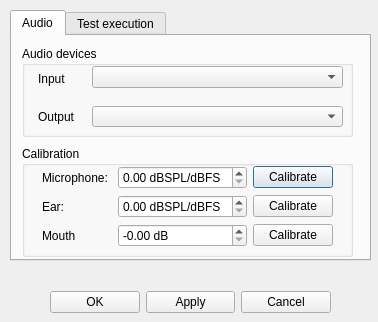
<?xml version="1.0" encoding="UTF-8"?>
<ui version="4.0">
 <class>Settings</class>
 <widget class="QDialog" name="Settings">
  <property name="geometry">
   <rect>
    <x>0</x>
    <y>0</y>
    <width>378</width>
    <height>322</height>
   </rect>
  </property>
  <property name="windowTitle">
   <string>Dialog</string>
  </property>
  <widget class="QTabWidget" name="tabWidget">
   <property name="geometry">
    <rect>
     <x>10</x>
     <y>10</y>
     <width>361</width>
     <height>251</height>
    </rect>
   </property>
   <property name="currentIndex">
    <number>0</number>
   </property>
   <widget class="QWidget" name="tab">
    <attribute name="title">
     <string>Audio</string>
    </attribute>
    <widget class="QGroupBox" name="groupBox">
     <property name="geometry">
      <rect>
       <x>10</x>
       <y>10</y>
       <width>331</width>
       <height>91</height>
      </rect>
     </property>
     <property name="title">
      <string>Audio devices</string>
     </property>
     <widget class="QLabel" name="label">
      <property name="geometry">
       <rect>
        <x>16</x>
        <y>22</y>
        <width>61</width>
        <height>21</height>
       </rect>
      </property>
      <property name="text">
       <string>Input</string>
      </property>
     </widget>
     <widget class="QLabel" name="label_2">
      <property name="geometry">
       <rect>
        <x>16</x>
        <y>60</y>
        <width>61</width>
        <height>21</height>
       </rect>
      </property>
      <property name="text">
       <string>Output</string>
      </property>
     </widget>
     <widget class="QComboBox" name="comboBox">
      <property name="geometry">
       <rect>
        <x>70</x>
        <y>20</y>
        <width>251</width>
        <height>22</height>
       </rect>
      </property>
     </widget>
     <widget class="QComboBox" name="comboBox_2">
      <property name="geometry">
       <rect>
        <x>70</x>
        <y>60</y>
        <width>251</width>
        <height>21</height>
       </rect>
      </property>
     </widget>
    </widget>
    <widget class="QGroupBox" name="groupBox_2">
     <property name="geometry">
      <rect>
       <x>10</x>
       <y>110</y>
       <width>331</width>
       <height>111</height>
      </rect>
     </property>
     <property name="title">
      <string>Calibration</string>
     </property>
     <widget class="QWidget" name="layoutWidget">
      <property name="geometry">
       <rect>
        <x>20</x>
        <y>20</y>
        <width>291</width>
        <height>83</height>
       </rect>
      </property>
      <layout class="QGridLayout" name="gridLayout">
       <item row="1" column="0">
        <widget class="QLabel" name="label_4">
         <property name="text">
          <string>Ear: </string>
         </property>
        </widget>
       </item>
       <item row="2" column="0">
        <widget class="QLabel" name="label_5">
         <property name="text">
          <string>Mouth</string>
         </property>
        </widget>
       </item>
       <item row="0" column="2">
        <widget class="QPushButton" name="mic_button">
         <property name="text">
          <string>Calibrate</string>
         </property>
        </widget>
       </item>
       <item row="1" column="2">
        <widget class="QPushButton" name="ear_button">
         <property name="text">
          <string>Calibrate</string>
         </property>
        </widget>
       </item>
       <item row="0" column="0">
        <widget class="QLabel" name="label_3">
         <property name="text">
          <string>Microphone: </string>
         </property>
        </widget>
       </item>
       <item row="2" column="2">
        <widget class="QPushButton" name="mouth_button">
         <property name="text">
          <string>Calibrate</string>
         </property>
        </widget>
       </item>
       <item row="0" column="1">
        <widget class="QDoubleSpinBox" name="doubleSpinBox">
         <property name="suffix">
          <string> dBSPL/dBFS</string>
         </property>
         <property name="maximum">
          <double>1000.000000000000000</double>
         </property>
         <property name="value">
          <double>0.000000000000000</double>
         </property>
        </widget>
       </item>
       <item row="1" column="1">
        <widget class="QDoubleSpinBox" name="doubleSpinBox_2">
         <property name="suffix">
          <string> dBSPL/dBFS</string>
         </property>
         <property name="maximum">
          <double>1000.000000000000000</double>
         </property>
         <property name="singleStep">
          <double>1.000000000000000</double>
         </property>
         <property name="stepType">
          <enum>QAbstractSpinBox::AdaptiveDecimalStepType</enum>
         </property>
        </widget>
       </item>
       <item row="2" column="1">
        <widget class="QDoubleSpinBox" name="doubleSpinBox_3">
         <property name="prefix">
          <string>-</string>
         </property>
         <property name="suffix">
          <string> dB</string>
         </property>
         <property name="maximum">
          <double>1000.000000000000000</double>
         </property>
        </widget>
       </item>
      </layout>
     </widget>
    </widget>
   </widget>
   <widget class="QWidget" name="tab_2">
    <attribute name="title">
     <string>Test execution</string>
    </attribute>
    <widget class="QGroupBox" name="groupBox_3">
     <property name="geometry">
      <rect>
       <x>10</x>
       <y>10</y>
       <width>151</width>
       <height>71</height>
      </rect>
     </property>
     <property name="title">
      <string>Microphone activation</string>
     </property>
     <widget class="QGroupBox" name="groupBox_4">
      <property name="geometry">
       <rect>
        <x>0</x>
        <y>0</y>
        <width>151</width>
        <height>71</height>
       </rect>
      </property>
      <property name="title">
       <string>Microphone activation</string>
      </property>
      <widget class="QWidget" name="layoutWidget">
       <property name="geometry">
        <rect>
         <x>20</x>
         <y>20</y>
         <width>101</width>
         <height>42</height>
        </rect>
       </property>
       <layout class="QVBoxLayout" name="verticalLayout_2">
        <item>
         <widget class="QRadioButton" name="radioButton_3">
          <property name="text">
           <string>Wake word</string>
          </property>
          <property name="checked">
           <bool>true</bool>
          </property>
         </widget>
        </item>
        <item>
         <widget class="QRadioButton" name="radioButton_4">
          <property name="text">
           <string>Manual</string>
          </property>
         </widget>
        </item>
       </layout>
      </widget>
      <widget class="QGroupBox" name="groupBox_5">
       <property name="geometry">
        <rect>
         <x>140</x>
         <y>70</y>
         <width>151</width>
         <height>71</height>
        </rect>
       </property>
       <property name="title">
        <string>Microphone activation</string>
       </property>
       <widget class="QWidget" name="layoutWidget_2">
        <property name="geometry">
         <rect>
          <x>20</x>
          <y>20</y>
          <width>101</width>
          <height>42</height>
         </rect>
        </property>
        <layout class="QVBoxLayout" name="verticalLayout_3">
         <item>
          <widget class="QRadioButton" name="radioButton_5">
           <property name="text">
            <string>Wake word</string>
           </property>
           <property name="checked">
            <bool>true</bool>
           </property>
          </widget>
         </item>
         <item>
          <widget class="QRadioButton" name="radioButton_6">
           <property name="text">
            <string>Manual</string>
           </property>
          </widget>
         </item>
        </layout>
       </widget>
      </widget>
     </widget>
     <widget class="QWidget" name="layoutWidget">
      <property name="geometry">
       <rect>
        <x>20</x>
        <y>20</y>
        <width>101</width>
        <height>42</height>
       </rect>
      </property>
      <layout class="QVBoxLayout" name="verticalLayout">
       <item>
        <widget class="QRadioButton" name="radioButton">
         <property name="text">
          <string>Wake word</string>
         </property>
         <property name="checked">
          <bool>true</bool>
         </property>
        </widget>
       </item>
       <item>
        <widget class="QRadioButton" name="radioButton_2">
         <property name="text">
          <string>Manual</string>
         </property>
        </widget>
       </item>
      </layout>
     </widget>
    </widget>
    <widget class="QGroupBox" name="groupBox_6">
     <property name="geometry">
      <rect>
       <x>190</x>
       <y>10</y>
       <width>151</width>
       <height>71</height>
      </rect>
     </property>
     <property name="title">
      <string>Lombard effect</string>
     </property>
     <widget class="QGroupBox" name="groupBox_7">
      <property name="geometry">
       <rect>
        <x>140</x>
        <y>70</y>
        <width>151</width>
        <height>71</height>
       </rect>
      </property>
      <property name="title">
       <string>Microphone activation</string>
      </property>
      <widget class="QWidget" name="layoutWidget_4">
       <property name="geometry">
        <rect>
         <x>20</x>
         <y>20</y>
         <width>101</width>
         <height>42</height>
        </rect>
       </property>
       <layout class="QVBoxLayout" name="verticalLayout_5">
        <item>
         <widget class="QRadioButton" name="radioButton_9">
          <property name="text">
           <string>Wake word</string>
          </property>
          <property name="checked">
           <bool>true</bool>
          </property>
         </widget>
        </item>
        <item>
         <widget class="QRadioButton" name="radioButton_10">
          <property name="text">
           <string>Manual</string>
          </property>
         </widget>
        </item>
       </layout>
      </widget>
     </widget>
     <widget class="QCheckBox" name="checkBox">
      <property name="geometry">
       <rect>
        <x>20</x>
        <y>30</y>
        <width>70</width>
        <height>17</height>
       </rect>
      </property>
      <property name="text">
       <string>Enable</string>
      </property>
     </widget>
    </widget>
    <widget class="QGroupBox" name="groupBox_8">
     <property name="geometry">
      <rect>
       <x>10</x>
       <y>110</y>
       <width>331</width>
       <height>101</height>
      </rect>
     </property>
     <property name="title">
      <string>VoRTEx Server</string>
     </property>
     <layout class="QVBoxLayout" name="verticalLayout_4">
      <item>
       <layout class="QHBoxLayout" name="horizontalLayout_2" stretch="5,1,2">
        <item>
         <widget class="QLabel" name="label_6">
          <property name="text">
           <string>IP address: 0.0.0.0</string>
          </property>
         </widget>
        </item>
        <item>
         <widget class="QLabel" name="label_7">
          <property name="text">
           <string>Port: </string>
          </property>
         </widget>
        </item>
        <item>
         <widget class="QLineEdit" name="lineEdit"/>
        </item>
       </layout>
      </item>
     </layout>
    </widget>
   </widget>
  </widget>
  <widget class="QWidget" name="layoutWidget">
   <property name="geometry">
    <rect>
     <x>50</x>
     <y>290</y>
     <width>281</width>
     <height>25</height>
    </rect>
   </property>
   <layout class="QHBoxLayout" name="horizontalLayout">
    <item>
     <widget class="QPushButton" name="pushButton">
      <property name="text">
       <string>OK</string>
      </property>
     </widget>
    </item>
    <item>
     <widget class="QPushButton" name="pushButton_2">
      <property name="text">
       <string>Apply</string>
      </property>
     </widget>
    </item>
    <item>
     <widget class="QPushButton" name="pushButton_3">
      <property name="text">
       <string>Cancel</string>
      </property>
     </widget>
    </item>
   </layout>
  </widget>
 </widget>
 <resources/>
 <connections/>
</ui>
